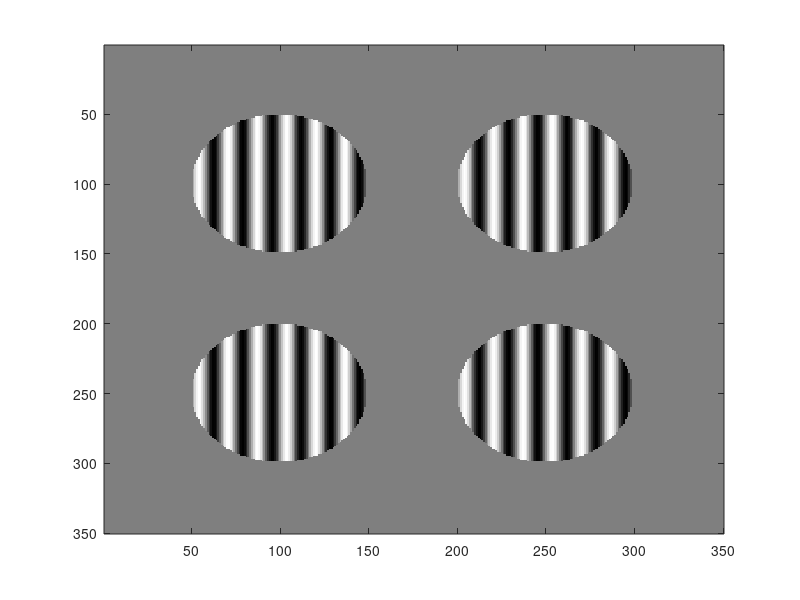

Here is the MATLAB script that generated this plot:
%SineInAperture

clear all
close all

amp = 2;
sf= 6; %spatial frequency, number of times it cycles b/t -pi and pi
rad = pi;
x = linspace(-pi,pi,100);

sinewave = sin(x*sf);
plot(x,sinewave)

oneM = ones(size(sinewave));

sinewave2D = amp*(oneM'*sinewave); %gives a 100x100 matrix that replicates sinewave along each row; multiplying by amp makes it go b/t dark and light gray
sinewave2D_scaled = ((sinewave2D+1)*127.5)+1; %why 127.5? we have 256 values in colormap; adding 1 to "sinewave2D" adds 1 to the amplitude

image(sinewave2D_scaled); colormap(gray(256))

%a faster way to do the loop below this without for loop
[X, Y] = meshgrid(linspace(-pi,pi,100)); %meshgrid gives a vector that goes from -pi to pi in steps of 100; you get out two vectors (X and Y)
ind=find(X.^2+Y.^2>rad^2); %where are the values that are greater than rad^2
sinewave2D_scaled(ind) = 127.5; %set those values to gray
image(sinewave2D_scaled);
colormap(gray(256))

%imagesc automatically re-scales your colormap

% rad = 1.7;
% for r = 1:length(x) %along each row from 1:100
%    for c = 1:length(x) %along each column from 1:100
%         if x(r)^2+x(c)^2 < rad^2
%             sinewave2D_scaled(r,c) = 128.5; %if the values in that index summed are greater than radius squared, set that value to 128.5
%         end
%     end
% end
% image(sinewave2D_scaled);
% colormap(gray(256))

%% Build the array

x = linspace(-pi,pi,100);
naps = 2;
sep = 50;
bigMatSize = [(naps+1)*sep]+[length(x)*naps]; 
bigMat = 127.5*ones(bigMatSize);

stpt=[sep (sep*2)+length(x)];

for i = 1:naps
    for j = 1:naps
bigMat(stpt(i):stpt(i)+length(x)-1, stpt(j):stpt(j)+length(x)-1) = ...
    sinewave2D_scaled;
    end
end
imagesc(bigMat)
colormap(gray(256))



